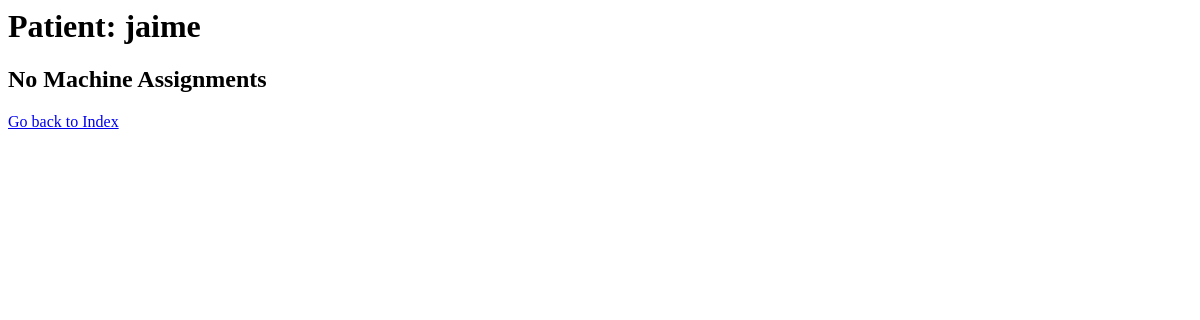
Page /patient/1/ on the earlier database version.
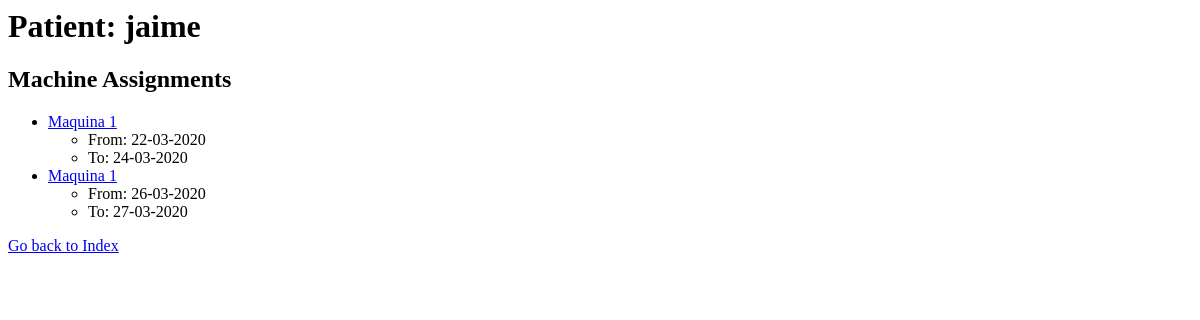
Same page on the later database version.
### resourceManager/models.py (models this page shows, shortened)
class Patient(models.Model):
	name = models.CharField(max_length=200)
	SEVERITY = (
		(1, 'Low'),
		(2, 'Moderate'),
		(3, 'Medium'),
		(4, 'High'),
		(5, 'Very High'),
	)
	severity = models.IntegerField(default=1, choices=SEVERITY)
	admission_date = models.DateTimeField('date when the patient was admitted into the hospital')

class MachineAssignment(models.Model):
	patient = models.ForeignKey(Patient, on_delete=models.CASCADE)
	machine = models.ForeignKey(Machine, on_delete=models.CASCADE)
	start_date = models.DateTimeField('start date')
	end_date = models.DateTimeField('end date')

class Machine(models.Model):
	model = models.CharField(max_length=200)
	location = models.CharField(max_length=200)

### resourceManager/views.py (the view)
# urls.py: path('patient/<int:patient_id>/', views.patient_detail, name='patient_detail'),
def patient_detail(request, patient_id):
	try:
		patient = Patient.objects.get(pk=patient_id)
	except Patient.DoesNotExist:
		raise Http404("Patient does not exist")
	return render(request, 'resourceManager/patient_detail.html', {'patient' : patient})

### resourceManager/templates/resourceManager/patient_detail.html
<h1>Patient: {{ patient.name }}</h1>
{% if patient.machineassignment_set.count %}
<h2>Machine Assignments</h2>
<ul>
{% for ma in patient.machineassignment_set.all %}
	<li><a href="{% url 'resourceManager:machine_detail' ma.machine.id %}">{{ ma.machine.model }}</a></li>
	<ul>
		<li>From: {{ma.start_date|date:'d-m-Y'}}</li>
		<li>To: {{ma.end_date|date:'d-m-Y'}}</li>
	</ul>
{% endfor %}
</ul>
{% else %}
<h2>No Machine Assignments</h2>
{% endif %}
<a href="{% url 'resourceManager:index' %}">Go back to Index</a>

Differences in the rows shown:
added MachineAssignment: machine.model "Maquina 1", start_date "22-03-2020", end_date "24-03-2020"
added MachineAssignment: machine.model "Maquina 1", start_date "26-03-2020", end_date "27-03-2020"
Other differences:
text no longer shown: "No Machine Assignments"
text now shown: "Machine Assignments"
